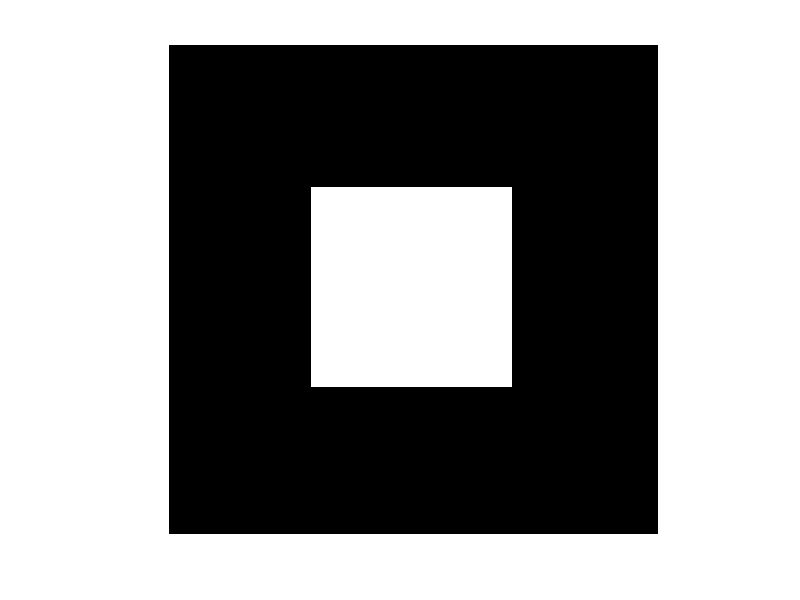

Source code (MATLAB):
A = zeros(100,100)
Cx = 50
Cy = 50
Radius = 20

for i= 1:100
    for j= 1:100
        if max(abs(i-Cx),abs(j-Cy)) <= Radius
            A(i,j) = 255;
        end
    end
end
imshow(A);